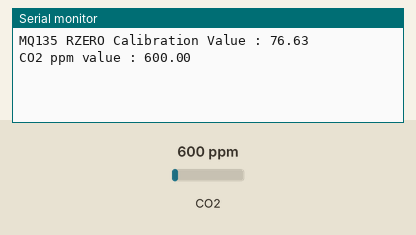
The sketch below on a simulated Arduino Uno, built with avr-gcc and run on an emulated ATmega328P. Shown: the last lines printed to the serial monitor. The test bench sets the inputs (shaded band); at power-on: CO2 600 ppm.

Above: at 4.2 s.
4.3 s: CO2 set to 452 ppm
At 5.6 s:
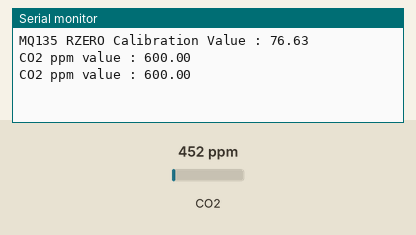
5.8 s: CO2 set to 1050 ppm
At 6.8 s:
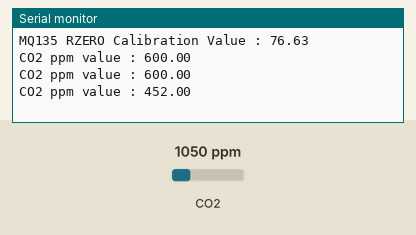
Timing chart, 0 to 8.8 s (numbered marks = the images above; inputs shaded):
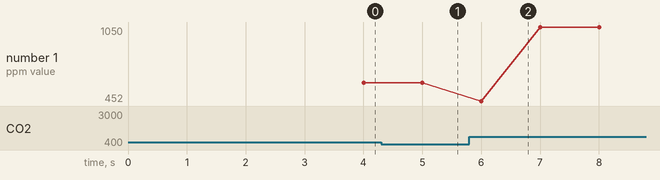

Measured:
- plotted number 1: 600 → 1050 after the input at 5.8 s

The sketch:

co2_python.ino
```cpp
#include "MQ135.h"
#define ANALOGPIN A0    //  Define Analog PIN on Arduino Board
#define RZERO 206.85    //  Define RZERO Calibration Value
MQ135 gasSensor = MQ135(ANALOGPIN);
String calText = "MQ135 RZERO Calibration Value : " ;
String ppmtext = "CO2 ppm value : " ;

void setup(){
  Serial.begin(9600);
  float rzero = gasSensor.getRZero();
  delay(3000);
  Serial.println(calText + rzero);
}

void loop() {
  float ppm = gasSensor.getPPM();
  delay(1000);
  digitalWrite(13,HIGH);
  Serial.println(ppmtext + ppm);
}
```
